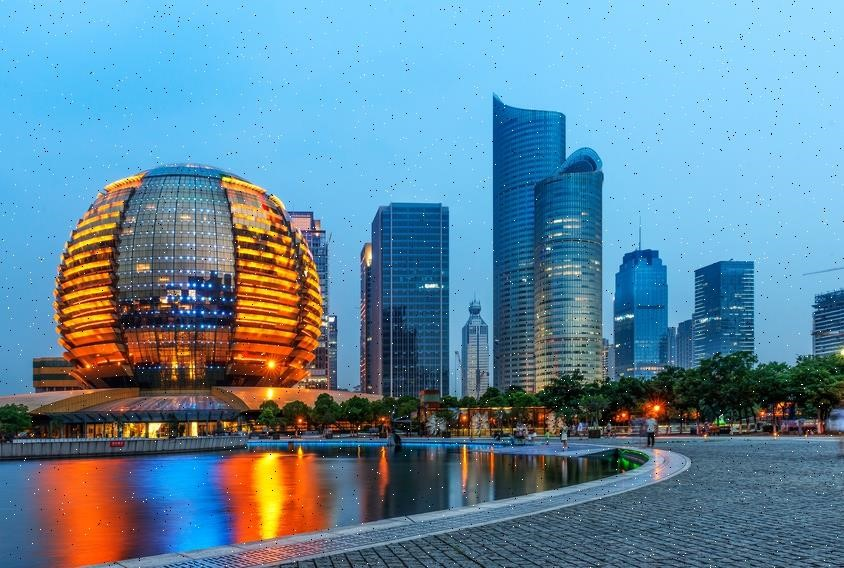
#> input picture Lab2/path/to/Test-Image-2.bmp, 844 x 568 px
$ python 1160300909-Exp-2.py path/to/Test-Image-2.bmp   (older library calls are emulated)
#> lines starting #> are read from the running program, lines starting #| are printed output that depends on the picture
#> the answer given: 1
#> the answer given: 3
import numpy as np
import cv2
from matplotlib import pyplot as plt
import pylab as pl
import os
import time
import sys


# 调整亮度，权值weight:（-255.255）
def brightness(filename, weight):
#> called with filename = 'path/to/Test-Image-2.bmp', weight = 3
    img = cv2.imread(filename, cv2.IMREAD_COLOR)
#> img is the input picture: shape (568, 844, 3); mean B, G, R 157.4, 135.3, 97.1
    img_hsv = cv2.cvtColor(img, cv2.COLOR_BGR2HSV)  # BGR to HSV(HSB)
#> img_hsv: shape (568, 844, 3); mean H, S, V 87.9, 140.4, 175.8

    brightness = img_hsv[::, ::, 2]
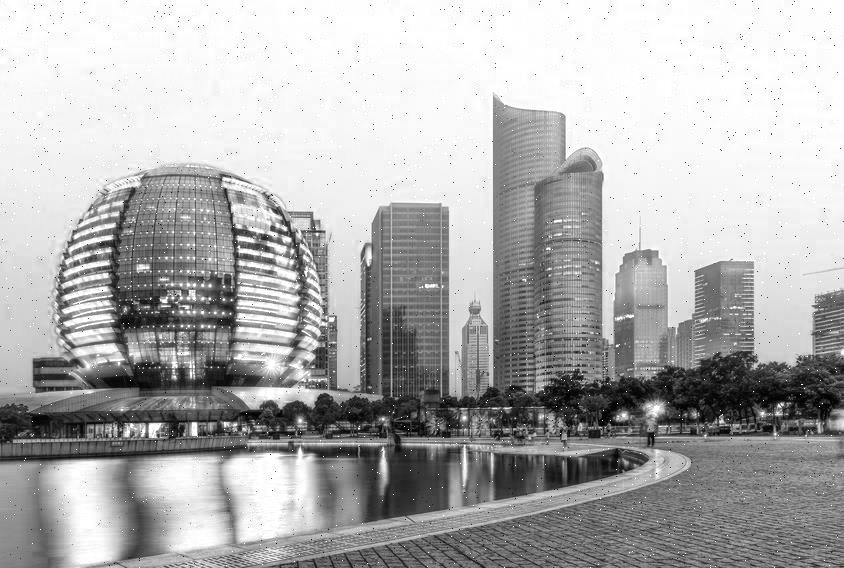
#> brightness: shape (568, 844); min 0, max 255, mean 175.8
    result = np.int16(img_hsv.copy())
#> result: shape (568, 844, 3) int16; mean H, S, V 87.9, 140.4, 175.8
    result[::, ::, 2] = np.int16(brightness) + weight  # B = B + weight
#> result: shape (568, 844, 3) int16; mean H, S, V 87.9, 140.4, 178.8

    result[result > 255] = 255  # 截断
#> result: shape (568, 844, 3) int16; mean H, S, V 87.9, 140.4, 178.5
    result[result < 0] = 0  # 截断
    result = np.uint8(result)
#> result: shape (568, 844, 3); mean H, S, V 87.9, 140.4, 178.5
    result = cv2.cvtColor(result, cv2.COLOR_HSV2BGR)  # HSV(HSB) to BGR
    return result


# 调整对比度，系数k>0
# [84 lines left out: functions contrast, saturation, hue, hist, not called in this run]


# 读文件
def readimg(filename):
    img = cv2.imread(filename, cv2.IMREAD_COLOR)
    return img


# 预处理数据，填充最近像素值，以供滤波
# [194 lines left out: functions pretreatment_filter, meanfilter, medianfilter, fast_medianfilter, roberts, sobel, not called in this run]


# 解析文件路径，返回文件名
def resolve_file(path):
    str = path
    pathlist = os.path.split(str)
    filename = pathlist[1].split('.')
    return filename[0]


def run_main():
    #filename = 'path/to/Test-Image-2.bmp'
    filename = sys.argv[1]
    fw = resolve_file(filename)
    con = 1
    while con == 1:
        print(" 1.  调整亮度")
        print(" 2.  调整对比度")
        print(" 3.  调整饱和度")
        print(" 4.  调整色度")
        print(" 5.  显示直方图")
        print(" 6.  中值滤波")
        print(" 7.  均值滤波")
        print(" 8.  Roberts算子边缘检测")
        print(" 9.  Sobel算子边缘检测")
        print(" 10. 快速中值滤波")

        flag = int(input('\n请输入所选序号（1-9）：'))
        if flag == 1:
            weight = int(input('请输入亮度调整权重（-255,255）：'))
            out = brightness(filename, weight)
            filewrite = fw + '--brightness(weight=' + str(weight) + ').bmp'
            cv2.imwrite(filewrite, out)
            print('已经存入 ' + filewrite + ' 文件')
        elif flag == 2:
            k = float(input('请输入对比度调整倍数（>0）：'))
            out = contrast(filename, k)
            filewrite = fw + '--contrast(k=' + str(k) + ').bmp'
            cv2.imwrite(filewrite, out)
            print('已经存入 ' + filewrite + ' 文件')
        elif flag == 3:
            weight = int(input('请输入饱和度调整权重（-255,255）：'))
            out = saturation(filename, weight)
            filewrite = fw + '--saturation(weight=' + str(weight) + ').bmp'
            cv2.imwrite(filewrite, out)
            print('已经存入 ' + filewrite + ' 文件')
        elif flag == 4:
            weight = int(input('请输入色度调整权重（-255,255）：'))
            out = hue(filename, weight)
            filewrite = fw + '--hue(weight=' + str(weight) + ').bmp'
            cv2.imwrite(filewrite, out)
            print('已经存入 ' + filewrite + ' 文件')
        elif flag == 5:
            hist(filename)
        elif flag == 6:
            n = int(input('请输入窗口大小n（窗口为n*n）：'))
            start = time.clock()
            out = medianfilter(filename, n)
            end = time.clock()
            print('用时 ', end - start, 's')
            filewrite = fw + '--medianfilter(n=' + str(n) + ').bmp'
            cv2.imwrite(filewrite, out)
            print('已经存入 ' + filewrite + ' 文件')
        elif flag == 7:
            n = int(input('请输入窗口大小n（窗口为n*n）：'))
            out = meanfilter(filename, n)
            filewrite = fw + '--meanfilter(n=' + str(n) + ').bmp'
            cv2.imwrite(filewrite, out)
            print('已经存入 ' + filewrite + ' 文件')
        elif flag == 8:
            roberts(filename)
        elif flag == 9:
            sobel(filename)
        elif flag == 10:
            n = int(input('请输入窗口大小n（窗口为n*n）：'))
            start = time.clock()
            out = fast_medianfilter(filename, n)
            end = time.clock()
            print('用时 ', end - start, 's')
            filewrite = fw + '--fast_medianfilter(n=' + str(n) + ').bmp'
            cv2.imwrite(filewrite, out)
            print('已经存入 ' + filewrite + ' 文件')
        else:
            print('输入错误！')
        con = int(input('\n是否继续?\n请输入1(是)或者0(否)：'))
#> the answer given: 3

    # [10 lines of commented-out code are left out]
    '''
    cv2.namedWindow('image', cv2.WINDOW_NORMAL)
    cv2.imshow('image', image_out)
    cv2.waitKey(0)
    cv2.destroyAllWindows()
    '''


if __name__ == '__main__':
    run_main()
    print('Finish！')

$ run again, with Lab2/path/to/Test-Image-1.bmp copied over Lab2/path/to/Test-Image-2.bmp
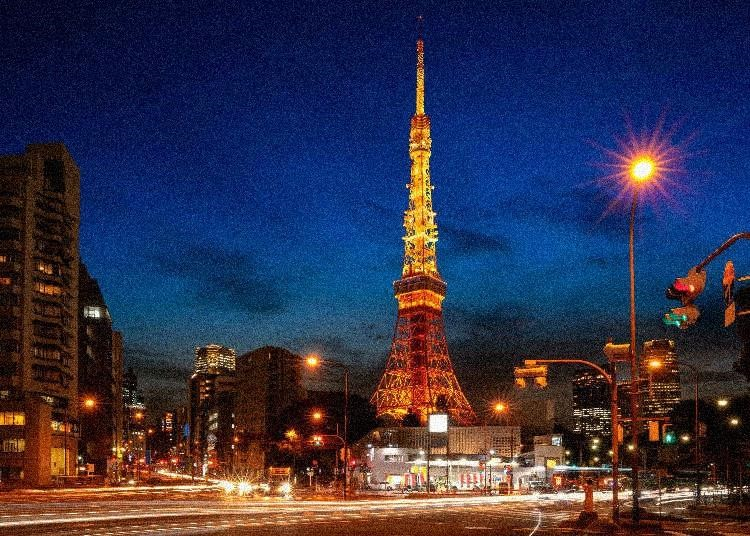
#> input picture Lab2/path/to/Test-Image-1.bmp, 750 x 536 px
#> in brightness, img is the input picture: shape (536, 750, 3); mean B, G, R 74.9, 50.3, 51.4
#> img_hsv: shape (536, 750, 3); mean H, S, V 72.1, 194.9, 100.3
#> in brightness, `brightness = img_hsv[::, ::, 2]`:
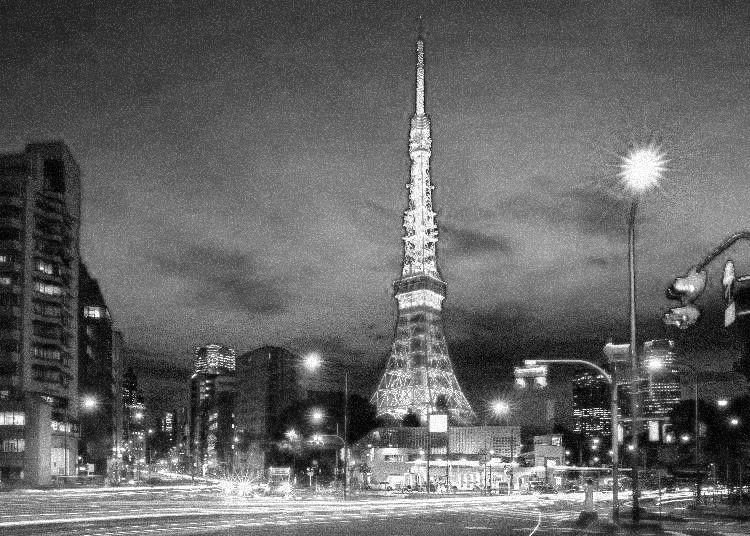
#> brightness: shape (536, 750); min 0, max 255, mean 100.3
